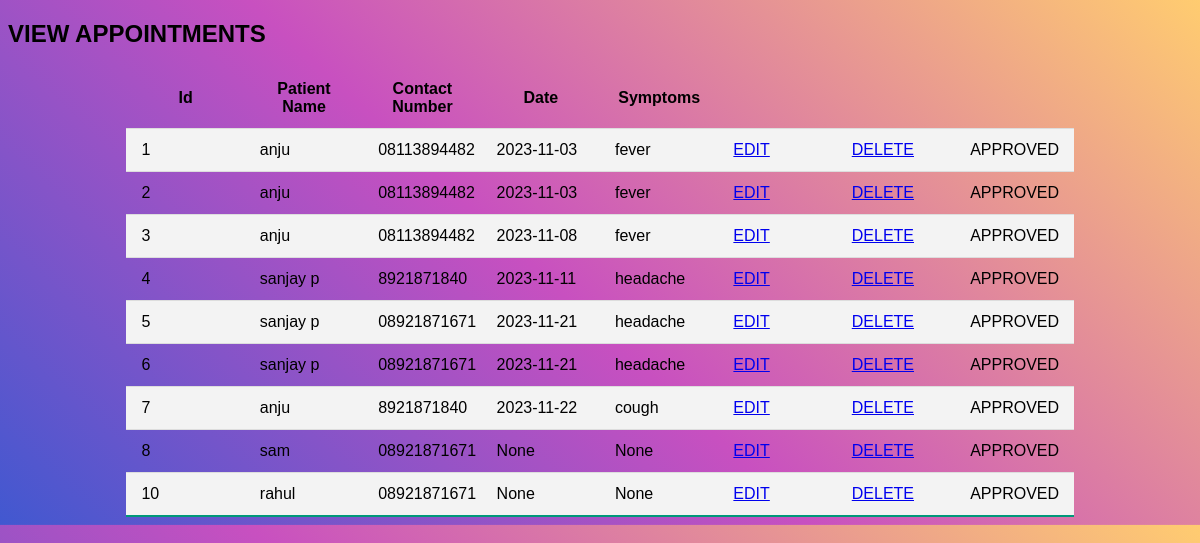
Screenshot of /viewappointment with the database file from the repository.
### myapp/models.py (models this page shows, shortened)
class PatientAppointment(models.Model):
    patientname=models.CharField(max_length=100)
    contactnum = models.CharField(max_length=100)
    age=models.CharField(max_length=100,null=True,blank=True)
    gender=models.CharField(max_length=100,null=True,blank=True)
    doctorname = models.CharField(max_length=100,null=True,blank=True)
    date = models.CharField(max_length=100,null=True,blank=True)
    symptoms=models.CharField(max_length=150,null=True,blank=True)

### myapp/views.py (the view)
# urls.py: path('viewappointment',views.viewappointment,name='viewappointment'),
def viewappointment(request):
    result = PatientAppointment.objects.all()
    return render(request,'viewappointment.html', {'result': result})

### myapp/templates/viewappointment.html (shortened to what this page needs)
<!DOCTYPE html>
<html lang="en">
<head>
  <link rel="stylesheet" href="static/table.css">
      <h2>VIEW APPOINTMENTS</h2>
</head>
<body>
<table>
    <tr>
        <th>Id</th>
        <th>Patient Name</th>
        <th>Contact Number</th>
        <th>Date</th>
        <th>Symptoms</th>
    </tr>
    {% for result in result %}
    <tr>
        <td>{{ result.id }}</td>
        <td>{{ result.patientname }}</td>
        <td>{{ result.contactnum }}</td>
        <td>{{ result.date }}</td>
        <td>{{ result.symptoms }}</td>
        <td><a href="editappointment/{{result.id}}"> EDIT</a></td>
         <td><a href="deleteappointment/{{result.id}}"> DELETE</a></td>
        <td> APPROVED</td>
    </tr>
    {% endfor %}
</table>
</body>
</html>

### myapp/static/table.css (style rules this page uses)
table { border-collapse: collapse; margin: 0 auto; padding: 0; width: 50%; table-layout: fixed; }
th, td { padding: 10px 10px; }
tbody tr { border-bottom: 1px solid #dddddd; }
tbody tr:nth-of-type(even) { background-color: #f3f3f3; }
tbody tr:last-of-type { border-bottom: 2px solid #009879; }

### myapp/templates/viewappointment.html (style rules this page uses)
body { background-color: background-color: #4158D0; background-image: linear-gradient(43deg, #4158D0 0%, #C850C0 46%, #FFCC70 100%); font-family: 'Ubuntu', sans-serif; background-position:center center; }
table { border-collapse: collapse; margin: 0 auto; padding: 0; width: 80%; table-layout: fixed; }
th, td { padding: 12px 15px; }

### rows the page displays
PatientAppointment: id "1", patientname "anju", contactnum "08113894482", date "2023-11-03", symptoms "fever"
PatientAppointment: id "2", patientname "anju", contactnum "08113894482", date "2023-11-03", symptoms "fever"
PatientAppointment: id "3", patientname "anju", contactnum "08113894482", date "2023-11-08", symptoms "fever"
PatientAppointment: id "4", patientname "sanjay p", contactnum "8921871840", date "2023-11-11", symptoms "headache"
PatientAppointment: id "5", patientname "sanjay p", contactnum "08921871671", date "2023-11-21", symptoms "headache"
PatientAppointment: id "6", patientname "sanjay p", contactnum "08921871671", date "2023-11-21", symptoms "headache"
PatientAppointment: id "7", patientname "anju", contactnum "8921871840", date "2023-11-22", symptoms "cough"
PatientAppointment: id "8", patientname "sam", contactnum "08921871671", date "None", symptoms "None"
PatientAppointment: id "10", patientname "rahul", contactnum "08921871671", date "None", symptoms "None"
